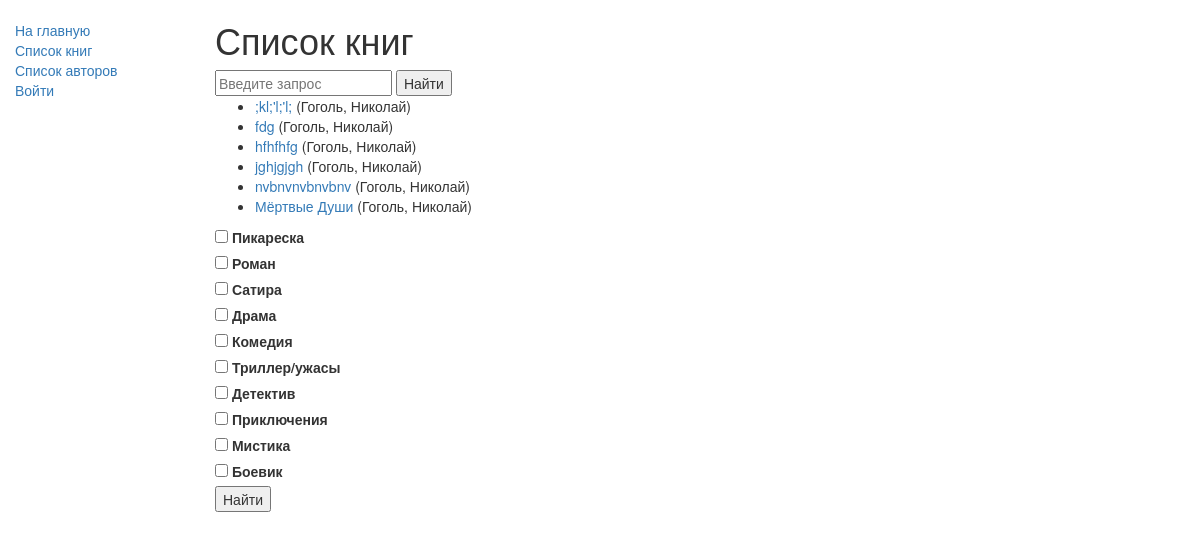
/catalog/books/, run on the app's committed database.
### catalog/models.py (models this page shows, shortened)
class Book(models.Model):
    def display_genre(self):
        return ', '.join([genre.name for genre in self.genre.all()[:3]])
    display_genre.short_description = 'Genre'
    title = models.CharField(max_length=40)
    author = models.ForeignKey(Author, on_delete=models.SET_NULL, null=True)
    summary = models.TextField(max_length=1000, help_text="Enter a brief description of the book")
    isbn = models.CharField('ISBN', max_length=13,
                            help_text='13 Character <a href="https://www.isbn-international.org/content/what-isbn">ISBN number</a>')
    genre = models.ManyToManyField(Genre, help_text="Select a genre for this book")
    class Meta:
        ordering = ['title', 'author']
    def get_absolute_url(self):
        return reverse('book-detail', args=[str(self.id)])

class Author(models.Model):
    first_name = models.CharField(max_length=100)
    last_name = models.CharField(max_length=100)
    date_of_birth = models.DateField(null=True, blank=True)
    date_of_death = models.DateField('Died', null=True, blank=True)
    def __str__(self):
        return '%s, %s' % (self.last_name, self.first_name)

class Genre(models.Model):
    name = models.CharField(max_length=20, help_text="Enter a book genre (e.g. Science Fiction, French Poetry etc.)")

### catalog/views.py (the view, shortened to what this page needs)
# urls.py: path('books/', views.BookListView.as_view(), name='books'),
class BookListView(generic.ListView):
    model = Book
    paginate_by = 10
    def get_context_data(self, **kwargs):
        query = self.request.GET.get('q', '')
        query_list = self.request.GET.getlist('chekbox', '')
        if query:
            results = Book.objects.filter(title__icontains=query).order_by('title')
            context = {'results': results, 'query': query}
            return context
        context = super(BookListView, self).get_context_data(**kwargs)
        context['genre'] = Genre.objects.all()
        return context

### catalog/templates/catalog/book_list.html
{% extends "catalog/base.html" %}
{% block content %}
<div>
<div>
<h1>Список книг</h1>
<form method="get">
    <input type="text" name="q" placeholder="Введите запрос">
    <button type="submit">Найти</button>
</form>
{% if results %}
<h4>Результаты поиска:</h4>
<ul>
    {% for book in results %}
    <li>
        <a href="{{ book.get_absolute_url }}">{{ book.title }}</a> ({{book.author}})
    </li>
    {% endfor %}
</ul>
{% elif book_list %}
<ul>
    {% for book in book_list %}
    <li>
        <a href="{{ book.get_absolute_url }}">{{ book.title }}</a> ({{book.author}})
    </li>
    {% endfor %}
</ul>
{% else %}
<p>There are no books in the library.</p>
{% endif %}
</div>
<form method="get">
    {% for i in genre %}
    <input type="checkbox" id="genre_{{ i.id }}" name="chekbox" value="{{ i.id }}">
    <label for="genre_{{ i.id }}"> {{ i.name }}</label><br>
    {% endfor %}
    <button type="submit">Найти</button>
</form>
</div>
{% endblock %}

### data on the page
Book: title ";kl;'l;'l;", author "Гоголь, Николай"
Book: title "fdg", author "Гоголь, Николай"
Book: title "hfhfhfg", author "Гоголь, Николай"
Book: title "jghjgjgh", author "Гоголь, Николай"
Book: title "nvbnvnvbnvbnv", author "Гоголь, Николай"
Book: title "Мёртвые Души", author "Гоголь, Николай"
Genre: name "Пикареска"
Genre: name "Роман"
Genre: name "Сатира"
Genre: name "Драма"
Genre: name "Комедия"
Genre: name "Триллер/ужасы"
Genre: name "Детектив"
Genre: name "Приключения"
Genre: name "Мистика"
Genre: name "Боевик"
